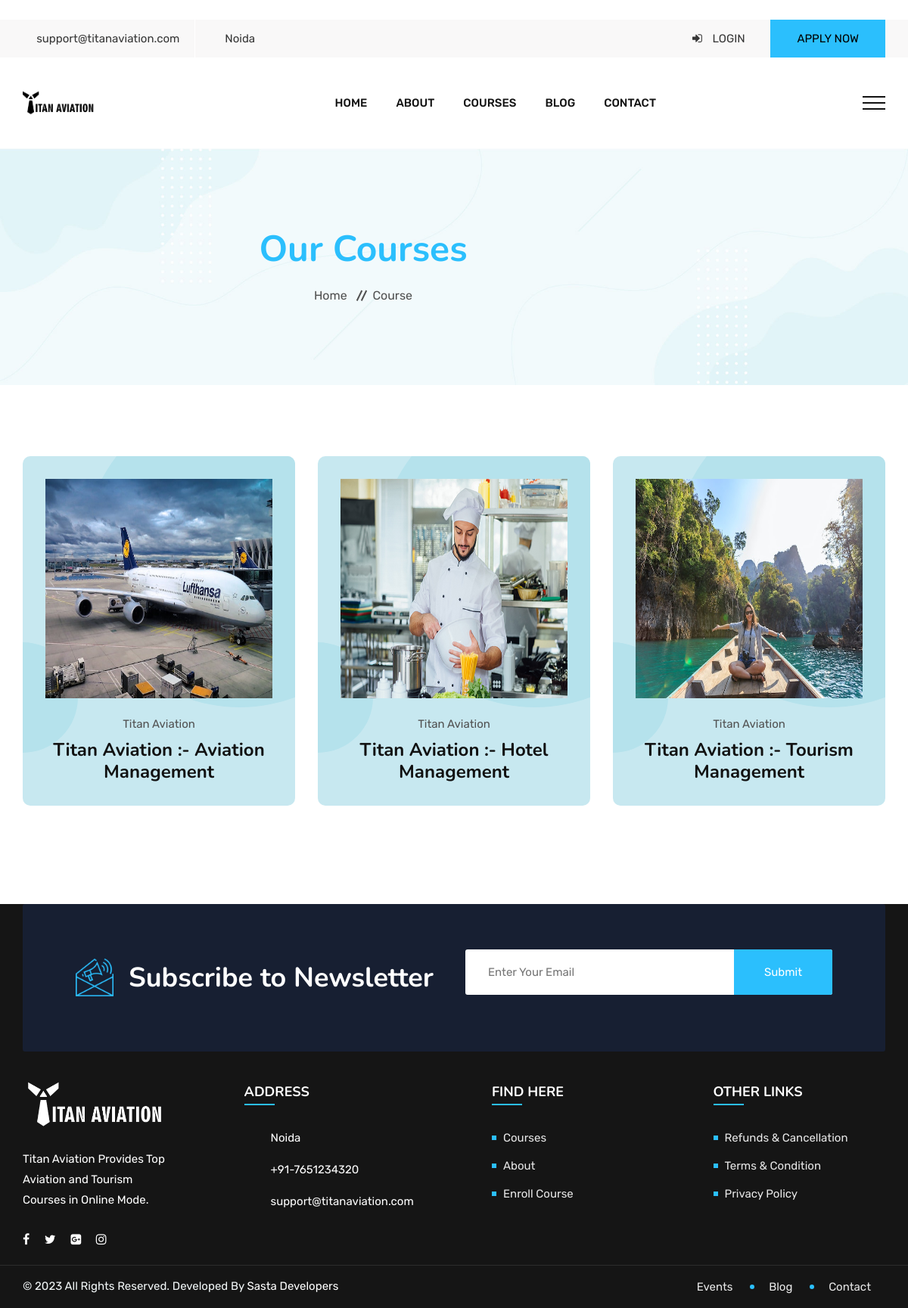
The page /allcourse/ on the database its author committed.
### Home/models.py (models this page shows)
class Course(models.Model):
    course_img = models.ImageField(upload_to='media', blank=False)
    course_bann = models.ImageField(upload_to='media', blank=False,null=True)
    course_price = models.CharField(max_length=6, null=True)
    course_title = models.CharField(max_length=50,null=True, blank=False)
    course_descp = RichTextField(blank=False, null=False)
    course_stu = models.CharField(max_length=5,null=True)
    course_lessons = models.CharField(max_length=4, null=True)
    course_slug = AutoSlugField(populate_from='course_title',unique=True ,default=None, blank=False, null=True)

### Home/views.py (the view)
# urls.py: path('allcourse/', views.allcourse.as_view(), name='allcourse'),
class allcourse(View):
    def get(self,request):
        course = Course.objects.all().order_by('id').reverse()[0:6]
        return render(request, 'Home/allcourse.html', {'course':course})

### templates/Home/allcourse.html (shortened to what this page needs)
{% extends 'Base/homebase.html' %} {% block title %} Our Courses | Titan Aviation{% endblock %}
 {% block body %}
<div class="main-content">
  <div class="rs-breadcrumbs breadcrumbs-overlay">
      <div class="breadcrumbs-img">
          <img src="/static/Home/assets/images/breadcrumbs/1.jpg" alt="Breadcrumbs Image">
      </div>
      <div class="breadcrumbs-text">
          <h1 class="page-title">Our Courses</h1>
          <ul>
              <li>
                  <a class="active" href="/">Home</a>
              </li>
              <li>Course</li>
          </ul>
      </div>
  </div>
  <div class="rs-popular-courses style2 white-bg pt-94 pb-100 md-pt-64 md-pb-70">
      <div class="container">
          <div class="row">
            {% for c in course %}
              <div class="col-lg-4 col-md-6 mb-30">
                  <div class="course-wrap">
                      <div class="front-part">
                          <div class="img-part">
                            {% if c.course_img %}
                              <img src="{{c.course_img.url}}" alt="">
                            {% endif %}
                          </div>
                          <div class="content-part">
                              <a class="categorie" href="#">Titan Aviation</a>
                              <h4 class="title"><a href="{% url 'Home:coursedetailview' c.course_slug %}">{{c.course_title}}</a></h4>
                          </div>
                      </div>
                  </div>
              </div>
              {% endfor %}
          </div>
      </div>
  </div>
</div>
{% endblock %}

### rows shown on the page
Course: course_img (picture), course_title "Titan Aviation :- Aviation Management"
Course: course_img (picture), course_title "Titan Aviation :- Hotel Management"
Course: course_img (picture), course_title "Titan Aviation :- Tourism Management"
